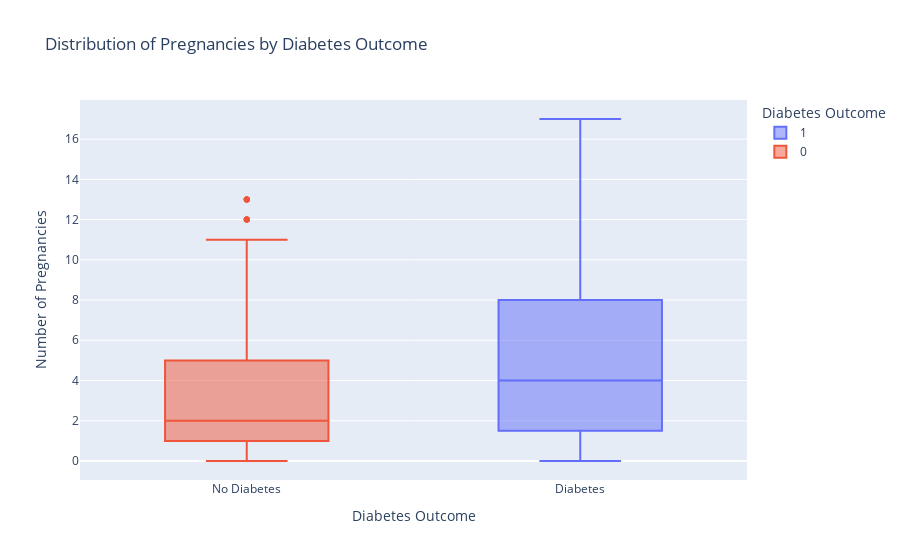

Source (notebook cell):
### Markdown cell above
It is observed that gigher glucose levels are more prevalent in individuals with diabetes (Outcome = 1), particularly for BMIs over 30.
Individuals with lower BMI and glucose levels are more likely to be non-diabetic (Outcome = 0). This relationship highlights that glucose levels and BMI together can be significant factors in determining diabetes.

### Code cell
# 3. Box Plot: Pregnancies and Diabetes Outcome
fig3 = px.box(df, x='Outcome', y='Pregnancies', color='Outcome',
              title="Distribution of Pregnancies by Diabetes Outcome",
              labels={'Pregnancies': 'Number of Pregnancies', 'Outcome': 'Diabetes Outcome'})
fig3.update_xaxes(ticktext=["No Diabetes", "Diabetes"], tickvals=[0, 1])
fig3.show()

### Figure 1 — Plotly figure (JSON) as saved in the notebook; plotly's stock layout.template omitted (floating-point values rounded to 4 significant figures; data arrays with more than 128 entries replaced by an {"elided": "..."} marker saying what was removed)
{"data": [{"alignmentgroup": "True", "hovertemplate": "Diabetes Outcome=%{x}<br>Number of Pregnancies=%{y}<extra></extra>", "legendgroup": "1", "marker": {"color": "#636efa"}, "name": "1", "notched": false, "offsetgroup": "1", "orientation": "v", "showlegend": true, "type": "box", "x": {"elided": "268 int values"}, "x0": " ", "xaxis": "x", "y": {"elided": "268 int values"}, "y0": " ", "yaxis": "y"}, {"alignmentgroup": "True", "hovertemplate": "Diabetes Outcome=%{x}<br>Number of Pregnancies=%{y}<extra></extra>", "legendgroup": "0", "marker": {"color": "#EF553B"}, "name": "0", "notched": false, "offsetgroup": "0", "orientation": "v", "showlegend": true, "type": "box", "x": {"elided": "500 int values"}, "x0": " ", "xaxis": "x", "y": {"elided": "500 int values"}, "y0": " ", "yaxis": "y"}], "layout": {"boxmode": "overlay", "legend": {"title": {"text": "Diabetes Outcome"}, "tracegroupgap": 0}, "title": {"text": "Distribution of Pregnancies by Diabetes Outcome"}, "xaxis": {"anchor": "y", "categoryarray": [1, 0], "categoryorder": "array", "domain": [0, 1], "ticktext": ["No Diabetes", "Diabetes"], "tickvals": [0, 1], "title": {"text": "Diabetes Outcome"}}, "yaxis": {"anchor": "x", "domain": [0, 1], "title": {"text": "Number of Pregnancies"}}}}
